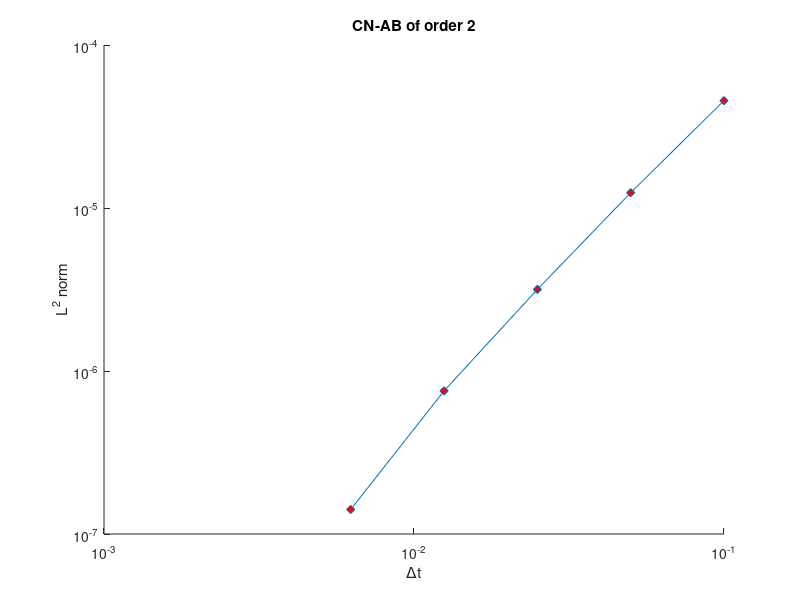

This chart was generated by the following MATLAB code:
clc;
clear all;
close all;
%%%%%% CN AB %%%%
dt_1_norm = 4.5551e-5;
dt_05_norm = 1.24149e-5;
dt_0250_norm = 3.16636e-6;
dt_0125_norm = 7.54616e-7;
dt_00625_norm = 1.4146e-7;

norms = [dt_1_norm, dt_05_norm, dt_0250_norm, dt_0125_norm, dt_00625_norm];
k = 1:length(norms);
fit1 = polyfit(k, log2(norms), 1);

times = [0.1, 0.05, 0.0250, 0.0125, 0.00625];
figure;
hold on
loglog(times, norms, '-d', 'MarkerFaceColor', 'red');
xlabel('\Deltat');
ylabel('L^2 norm');
title('CN-AB of order 2');
